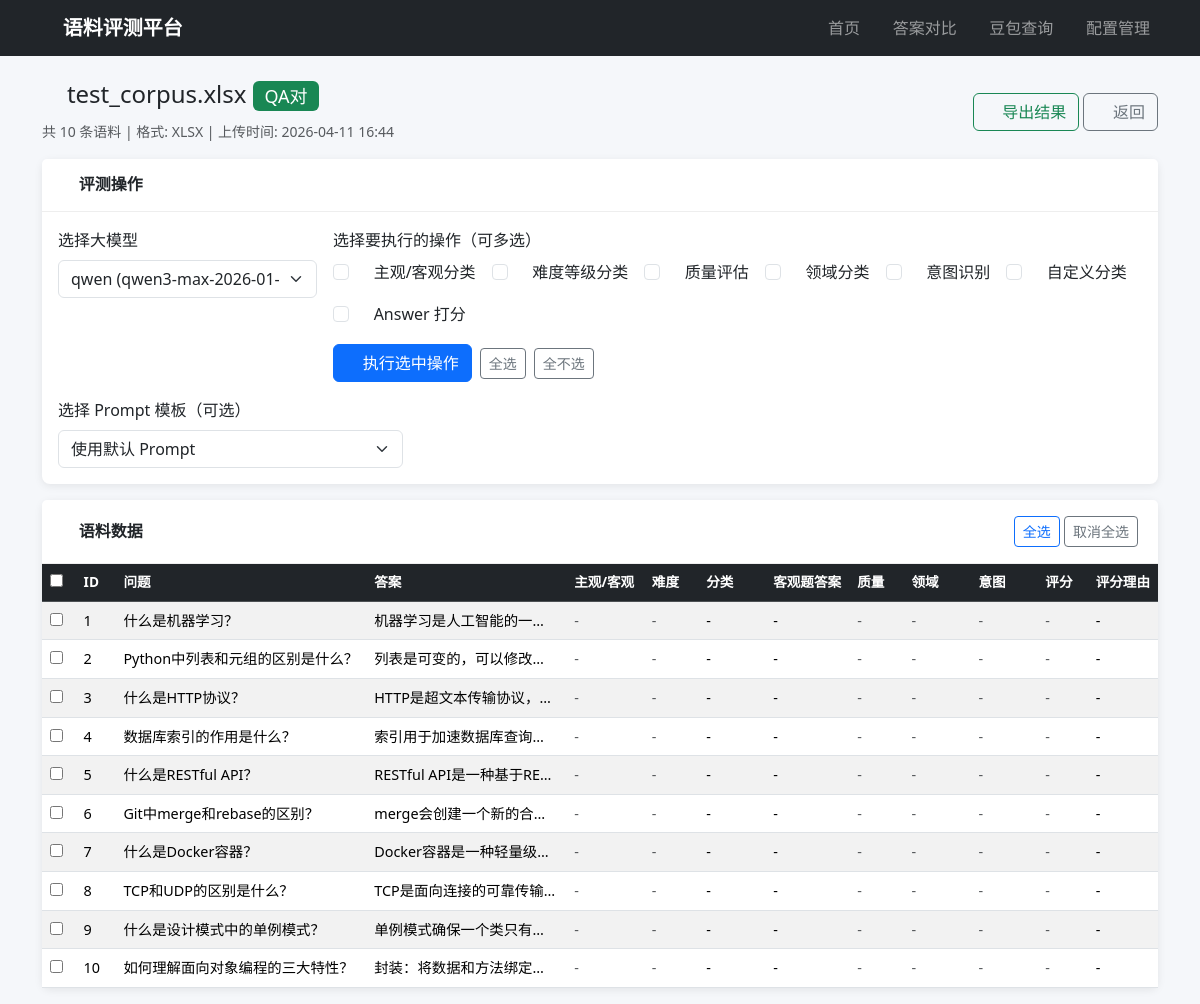
Page /corpus/5 on the committed database.
### models.py (models this page shows)
class CorpusFile(db.Model):
    __tablename__ = 'corpus_file'
    id = db.Column(db.Integer, primary_key=True)
    filename = db.Column(db.String(500), nullable=False)
    original_name = db.Column(db.String(500), nullable=False)
    file_type = db.Column(db.String(10), nullable=False)  # csv / txt
    corpus_type = db.Column(db.String(20), nullable=False)  # question / qa
    record_count = db.Column(db.Integer, default=0)
    created_at = db.Column(db.DateTime, default=datetime.utcnow)
    items = db.relationship('CorpusItem', backref='corpus_file', lazy=True, cascade='all, delete-orphan')

class CorpusItem(db.Model):
    __tablename__ = 'corpus_item'
    id = db.Column(db.Integer, primary_key=True)
    file_id = db.Column(db.Integer, db.ForeignKey('corpus_file.id'), nullable=False)
    question = db.Column(db.Text, nullable=False)
    answer = db.Column(db.Text, nullable=True)  # QA 对时有值
    subj_obj = db.Column(db.String(20), nullable=True)  # subjective / objective
    difficulty = db.Column(db.String(20), nullable=True)  # easy / medium / hard
    category = db.Column(db.String(200), nullable=True)  # 自定义分类
    objective_answer = db.Column(db.Text, nullable=True)  # 客观题答案
    quality_score = db.Column(db.Float, nullable=True)  # 综合质量分 1-10
    quality_label = db.Column(db.String(20), nullable=True)  # high / medium / low
    quality_detail = db.Column(db.Text, nullable=True)  # 质量评估详情 JSON
    domain = db.Column(db.String(100), nullable=True)  # 领域
    sub_domain = db.Column(db.String(100), nullable=True)  # 子领域
    intent = db.Column(db.String(50), nullable=True)  # 意图英文标识
    intent_cn = db.Column(db.String(50), nullable=True)  # 意图中文名
    intent_confidence = db.Column(db.Float, nullable=True)  # 置信度
    answer_score = db.Column(db.Float, nullable=True)
    score_reason = db.Column(db.Text, nullable=True)
    created_at = db.Column(db.DateTime, default=datetime.utcnow)

### app.py (the view)
@app.route('/corpus/<int:file_id>')
def corpus_detail(file_id):
    corpus = CorpusFile.query.get_or_404(file_id)
    items = CorpusItem.query.filter_by(file_id=file_id).all()
    configs = LLMConfig.query.all()
    prompts = PromptTemplate.query.all()
    return render_template('corpus_detail.html', corpus=corpus, items=items,
                           configs=configs, prompts=prompts)

### templates/corpus_detail.html (shortened to what this page needs)
{% extends "base.html" %}
{% block content %}
<div class="d-flex justify-content-between align-items-center mb-3">
    <div>
        <h4>
            <i class="bi bi-file-earmark-text"></i> {{ corpus.original_name }}
            {% if corpus.corpus_type == 'question' %}
            <span class="badge bg-info">Question</span>
            {% else %}
            <span class="badge bg-success">QA对</span>
            {% endif %}
        </h4>
        <small class="text-muted">
            共 {{ corpus.record_count }} 条语料 |
            格式: {{ corpus.file_type|upper }} |
            上传时间: {{ corpus.created_at.strftime('%Y-%m-%d %H:%M') }}
        </small>
    </div>
    <div>
        <a href="/api/export/{{ corpus.id }}" class="btn btn-outline-success">
            <i class="bi bi-download"></i> 导出结果
        </a>
        <a href="/" class="btn btn-outline-secondary">
            <i class="bi bi-arrow-left"></i> 返回
        </a>
    </div>
</div>
<div class="card mb-3">
    <div class="card-header">
        <h5><i class="bi bi-tools"></i> 评测操作</h5>
    </div>
    <div class="card-body">
        <div class="row g-3">
            <div class="col-md-3">
                <label class="form-label">选择大模型</label>
                <select id="config-select" class="form-select" onchange="rememberConfig(this.value)">
                    {% for config in configs %}
                    <option value="{{ config.id }}">
                        {{ config.name }} ({{ config.model }})
                    </option>
                    {% endfor %}
                </select>
            </div>
            <div class="col-md-9">
                <label class="form-label">选择要执行的操作（可多选）</label>
                <div class="d-flex flex-wrap gap-3">
                    <div class="form-check">
                        <input class="form-check-input op-check" type="checkbox" value="subj_obj" id="op-subj-obj">
                        <label class="form-check-label" for="op-subj-obj">
                            <i class="bi bi-diagram-2 text-primary"></i> 主观/客观分类
                        </label>
                    </div>
                    <div class="form-check">
                        <input class="form-check-input op-check" type="checkbox" value="difficulty" id="op-difficulty">
                        <label class="form-check-label" for="op-difficulty">
                            <i class="bi bi-bar-chart-steps text-warning"></i> 难度等级分类
                        </label>
                    </div>
                    <div class="form-check">
                        <input class="form-check-input op-check" type="checkbox" value="quality" id="op-quality">
                        <label class="form-check-label" for="op-quality">
                            <i class="bi bi-clipboard-check text-secondary"></i> 质量评估
                        </label>
                    </div>
                    <div class="form-check">
                        <input class="form-check-input op-check" type="checkbox" value="domain" id="op-domain">
                        <label class="form-check-label" for="op-domain">
                            <i class="bi bi-globe text-dark"></i> 领域分类
                        </label>
                    </div>
                    <div class="form-check">
                        <input class="form-check-input op-check" type="checkbox" value="intent" id="op-intent">
                        <label class="form-check-label" for="op-intent">
                            <i class="bi bi-bullseye" style="color:#6f42c1;"></i> 意图识别
                        </label>
                    </div>
                    <div class="form-check">
                        <input class="form-check-input op-check" type="checkbox" value="category" id="op-category">
                        <label class="form-check-label" for="op-category">
                            <i class="bi bi-tags text-info"></i> 自定义分类
                        </label>
                    </div>
                    {% if corpus.corpus_type == 'qa' %}
                    <div class="form-check">
                        <input class="form-check-input op-check" type="checkbox" value="score" id="op-score">
                        <label class="form-check-label" for="op-score">
                            <i class="bi bi-star text-success"></i> Answer 打分
                        </label>
                    </div>
                    {% endif %}
                </div>
                <div class="mt-3 d-flex gap-2 align-items-center">
                    <button class="btn btn-primary" onclick="runBatchOperations()">
                        <i class="bi bi-play-fill"></i> 执行选中操作
                    </button>
                    <button class="btn btn-outline-secondary btn-sm" onclick="toggleAllOps(true)">全选</button>
                    <button class="btn btn-outline-secondary btn-sm" onclick="toggleAllOps(false)">全不选</button>
                </div>
            </div>
        </div>
        <div class="row mt-3">
            <div class="col-md-4">
                <label class="form-label">选择 Prompt 模板（可选）</label>
                <select id="prompt-select" class="form-select">
                    <option value="">使用默认 Prompt</option>
                </select>
            </div>
        </div>
    </div>
</div>
<div class="card">
    <div class="card-header d-flex justify-content-between align-items-center">
        <h5><i class="bi bi-table"></i> 语料数据</h5>
        <div>
            <button class="btn btn-sm btn-outline-primary" onclick="selectAll()">全选</button>
            <button class="btn btn-sm btn-outline-secondary" onclick="deselectAll()">取消全选</button>
        </div>
    </div>
    <div class="card-body p-0">
        <div class="table-responsive">
            <table class="table table-hover table-striped mb-0">
                <thead class="table-dark">
                    <tr>
                        <th width="40"><input type="checkbox" id="select-all-cb" onchange="toggleAll(this)"></th>
                        <th width="50">ID</th>
                        <th>问题</th>
                        {% if corpus.corpus_type == 'qa' %}
                        <th>答案</th>
                        {% endif %}
                        <th width="80">主观/客观</th>
                        <th width="70">难度</th>
                        <th width="100">分类</th>
                        <th>客观题答案</th>
                        <th width="70">质量</th>
                        <th width="100">领域</th>
                        <th width="100">意图</th>
                        {% if corpus.corpus_type == 'qa' %}
                        <th width="60">评分</th>
                        <th>评分理由</th>
                        {% endif %}
                    </tr>
                </thead>
                <tbody>
                    {% for item in items %}
                    <tr>
                        <td><input type="checkbox" class="item-cb" value="{{ item.id }}"></td>
                        <td>{{ loop.index }}</td>
                        <td class="text-truncate" style="max-width: 300px;" title="{{ item.question }}">
                            {{ item.question }}
                        </td>
                        {% if corpus.corpus_type == 'qa' %}
                        <td class="text-truncate" style="max-width: 200px;" title="{{ item.answer }}">
                            {{ item.answer }}
                        </td>
                        {% endif %}
                        <td>
                            {% if item.subj_obj == 'objective' %}
                            <span class="badge bg-primary">客观</span>
                            {% elif item.subj_obj == 'subjective' %}
                            <span class="badge bg-warning">主观</span>
                            {% else %}
                            <span class="text-muted">-</span>
                            {% endif %}
                        </td>
                        <td>
                            {% if item.difficulty == 'L1' %}
                            <span class="badge bg-success">L1(简单)</span>
                            {% elif item.difficulty == 'L2' %}
                            <span class="badge bg-warning">L2(中等)</span>
                            {% elif item.difficulty == 'L3' %}
                            <span class="badge bg-danger">L3(困难)</span>
                            {% else %}
                            <span class="text-muted">-</span>
                            {% endif %}
                        </td>
                        <td>{{ item.category or '-' }}</td>
                        <td class="text-truncate" style="max-width: 200px;" title="{{ item.objective_answer }}">
                            {{ item.objective_answer or '-' }}
                        </td>
                        <td>
                            {% if item.quality_score is not none and item.quality_score %}
                            <span class="badge {% if item.quality_label == 'high' %}bg-success{% elif item.quality_label == 'medium' %}bg-warning{% else %}bg-danger{% endif %}"
                                  title="质量评分: {{ item.quality_score }}">
                                {{ item.quality_score }}/{{ item.quality_label }}
                            </span>
                            {% else %}
                            <span class="text-muted">-</span>
                            {% endif %}
                        </td>
                        <td>
                            {% if item.domain %}
                            <span title="{{ item.sub_domain or '' }}">{{ item.domain }}</span>
                            {% else %}
                            <span class="text-muted">-</span>
                            {% endif %}
                        </td>
                        <td>
                            {% if item.intent_cn %}
                            <span class="badge bg-secondary" title="置信度: {{ item.intent_confidence }}">
                                {{ item.intent_cn }}
                            </span>
                            {% else %}
                            <span class="text-muted">-</span>
                            {% endif %}
                        </td>
                        {% if corpus.corpus_type == 'qa' %}
                        <td>
                            {% if item.answer_score is not none %}
                            <span class="badge {% if item.answer_score >= 7 %}bg-success{% elif item.answer_score >= 4 %}bg-warning{% else %}bg-danger{% endif %}">
                                {{ item.answer_score }}
                            </span>
                            {% else %}
                            <span class="text-muted">-</span>
                            {% endif %}
                        </td>
                        <td class="text-truncate" style="max-width: 200px;" title="{{ item.score_reason }}">
                            {{ item.score_reason or '-' }}
                        </td>
                        {% endif %}
                    </tr>
                    {% endfor %}
                </tbody>
            </table>
        </div>
    </div>
</div>
{% endblock %}

### static/css/style.css (style rules this page uses)
body { background-color: #f5f7fa; }
.card { border: none; box-shadow: 0 2px 8px rgba(0, 0, 0, 0.08); border-radius: 8px; margin-bottom: 1rem; }
.card-header { background-color: #fff; border-bottom: 1px solid #eee; padding: 1rem 1.25rem; }
.card-header h5 { margin: 0; font-size: 1rem; font-weight: 600; }
.table th { font-weight: 600; font-size: 0.85rem; white-space: nowrap; }
.table td { font-size: 0.9rem; vertical-align: middle; }
.text-truncate { overflow: hidden; text-overflow: ellipsis; white-space: nowrap; }
.badge { font-weight: 500; }

### rows in the picture
CorpusFile: original_name "test_corpus.xlsx", record_count "10", file_type "XLSX", created_at "2026-04-11 16:44"
CorpusItem: question "什么是机器学习？", answer "机器学习是人工智能的一…", category "-", objective_answer "-", score_reason "-"
CorpusItem: question "Python中列表和元组的区别是什么？", answer "列表是可变的，可以修改…", category "-", objective_answer "-", score_reason "-"
CorpusItem: question "什么是HTTP协议？", answer "HTTP是超文本传输协议，…", category "-", objective_answer "-", score_reason "-"
CorpusItem: question "数据库索引的作用是什么？", answer "索引用于加速数据库查询…", category "-", objective_answer "-", score_reason "-"
CorpusItem: question "什么是RESTful API？", answer "RESTful API是一种基于RE…", category "-", objective_answer "-", score_reason "-"
CorpusItem: question "Git中merge和rebase的区别？", answer "merge会创建一个新的合…", category "-", objective_answer "-", score_reason "-"
CorpusItem: question "什么是Docker容器？", answer "Docker容器是一种轻量级…", category "-", objective_answer "-", score_reason "-"
CorpusItem: question "TCP和UDP的区别是什么？", answer "TCP是面向连接的可靠传输…", category "-", objective_answer "-", score_reason "-"
CorpusItem: question "什么是设计模式中的单例模式？", answer "单例模式确保一个类只有…", category "-", objective_answer "-", score_reason "-"
CorpusItem: question "如何理解面向对象编程的三大特性？", answer "封装：将数据和方法绑定…", category "-", objective_answer "-", score_reason "-"

### other values in the picture
form field value "qwen (qwen3-max-2026-01-23)"
